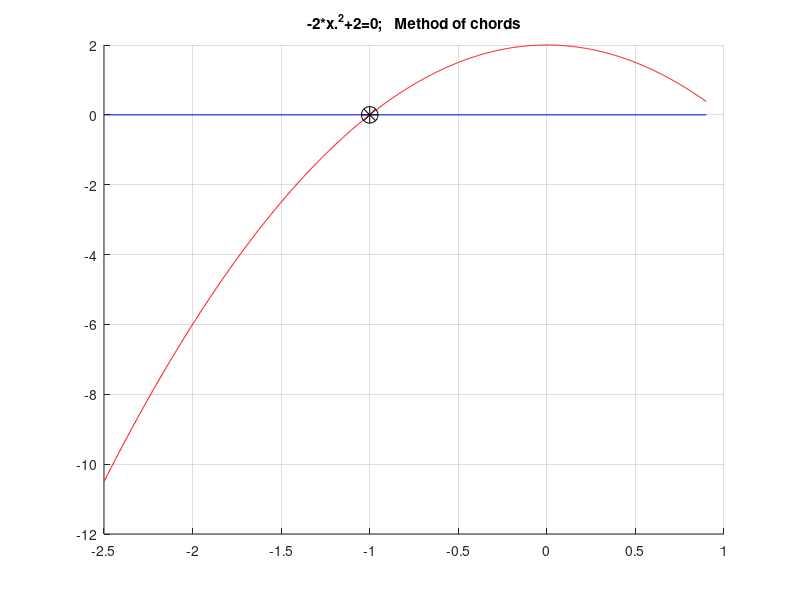

Recreate this plot in MATLAB. (Note: this script raises an error after producing the figure.)
%
% Vienos lygties sprendimas: pusiaukirtos ir stygu metodai
% 
function Pvz_SMA_1_3_Viena_lygtis_bisection_chords
clc,close all

%------------------------   PRADINIAI DUOMENYS  ---------------------------

% f='2*x.*cos(2*x)-(x+1).^2'  % funkcijos simboline israiska
f='-2*x.^2+2'
% f='x.^2'       % tokiai funkcijai siais metodais saknu nerasime

% range=[-10,10] % parenkame saknu atskyrimo intervala 
% range=[-2.2,1.8]; 
range=[-2.5,0.9];
eps=1e-9;  % parenkame tikslumo reiksme 
nitmax=100;% parenkame didziausia leistina iteraciju skaiciu
% method='bisection';  % parenkame sprendimo metoda
method='chords';

% braizomas funkcijos grafikas
npoints=1000; x=range(1): (range(2)-range(1))/(npoints-1) :range(2);  
figure(1); grid on; hold on;
str=[f,'=0;   Method of ',method]; title(str);
plot(x,eval(f),'r-');
plot(range,[0 0],'b-');

%------------------------   SPRENDIMAS  -----------------------------------

xn=range(1);xn1=range(2);prec=1;
nit=0;err=0;
while prec > eps
    nit=nit+1;
    if nit > nitmax, fprintf('Virsytas leistinas iteraciju skaicius');err=1;break;end
    plot(xn,0,'mp','MarkerSize',12);h = findobj(gca,'Type','line');h1=h(1); % paskutinio grafinio objekto valdiklis irasomas handle masyvo priekyje
    plot(xn1,0,'cp','MarkerSize',12);h = findobj(gca,'Type','line');h2=h(1);
    
        % pasirenkame, ar spresti pusiaukirtos, ar stygu metodu:
        
        if strcmp(method,'bisection')    % pusiaukirtos metodas 
            xmid=(xn+xn1)/2;plot(xmid,0,'gs','MarkerSize',12);h = findobj(gca,'Type','line');h3=h(1);
        elseif strcmp(method,'chords')   % stygu metodas 
            x=xn;fxn=eval(f);x=xn1;fxn1=eval(f);
            k=abs(fxn/fxn1);xmid=(xn+k*xn1)/(1+k);
            plot(xmid,0,'gs','MarkerSize',12);plot([xn,xn1],[fxn,fxn1],'g-');h = findobj(gca,'Type','line');h3=h(1:2);
        else, fprintf('neaprasytas metodas \n');
        end
    x=xmid;fxmid=eval(f);
    
    % jeigu pradzioje tikriname kairi taska
    x=xn;fxn=eval(f);
    if sign(fxmid) == sign(fxn), xn=xmid;
    else, xn1=xmid;
    end
    
%     x=xn1;fxn1=eval(f);
%     if sign(fxmid) == sign(fxn1), xn1=xmid;
%     else, xn=xmid;
%     end
%         
    pause(1)
    delete(h1);delete(h2);delete(h3);
    
    prec=abs(fxmid); 
    fprintf(1,'iteracija %d    tikslumas= %g \n',nit,prec);
end
plot(xmid,0,'k*','MarkerSize',12);plot(xmid,0,'ko','MarkerSize',12);
if err == 0, fprintf(1,'\n tikslumas pasiektas, saknis xmid=%g\n\n',xmid);
else, fprintf(1,'\n tikslumas nepasiektas, paskutine saknies reiksme  xmid=%g\n\n',xmid);
end


% ................................................................................
disp('.... Patikriname saknies reiksme, naudodami MATLAB funkcija fsolve: ....')
fprintf('\n')

    % fsolve iejimo pirmu parametru gali buti simboliu masyvas(char), kuriame irasyta lygties funkcijos israiska. 
    % Lygties funkcijos argumentas yra simbolis x. 
    % Antras parametras yra x reiksme. x gali buti vektorius.
    
 x0=-10; sprendinys = fsolve(char(f),x0); fprintf(1,'\npradinis artinys  x0=%g,  sprendinys=%g',x0,sprendinys);
 x0=5;   sprendinys = fsolve(char(f),x0); fprintf(1,'\npradinis artinys  x0=%g,  sprendinys=%g',x0,sprendinys);
 fprintf(1,'\n');
end
